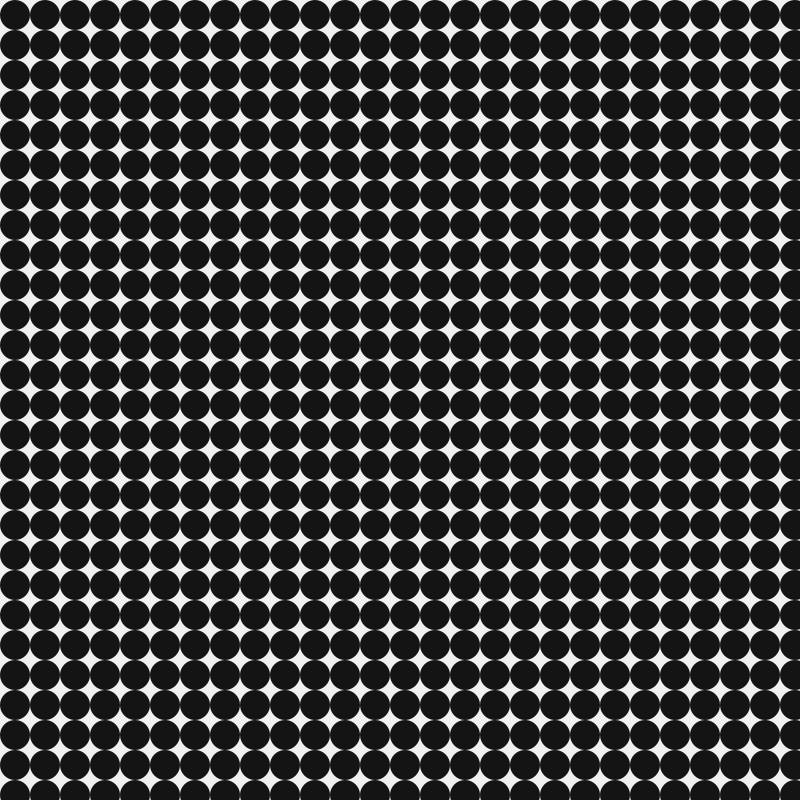
Frame 1 (no input)
Frame 60 (the mouse pressed at the canvas centre just before this capture): identical to frame 1, image omitted
Frame 120 (the mouse held since frame 60 and released just before this capture): identical to frame 1, image omitted

The Processing sketch that drew this single still picture (run headless with seeded random() and noise(); from frame 60 on, the mouse is pressed at the canvas centre):

// Processing sketch: sketch_0039Loop08
// ── sketch_0039Loop08.pde
//griglia

void setup() {
  size(800, 800);
}

void draw() {
  background(240);
  fill(20);
  noStroke();
/*nidifico due "for" per la distribuzione orizzontale e verticale*/
  for(int i = 15; i < width; i=i+30){
    for(int a = 15; a < height; a=a+30){
    ellipse(i, a, 30, 30);
    }
  }
}
